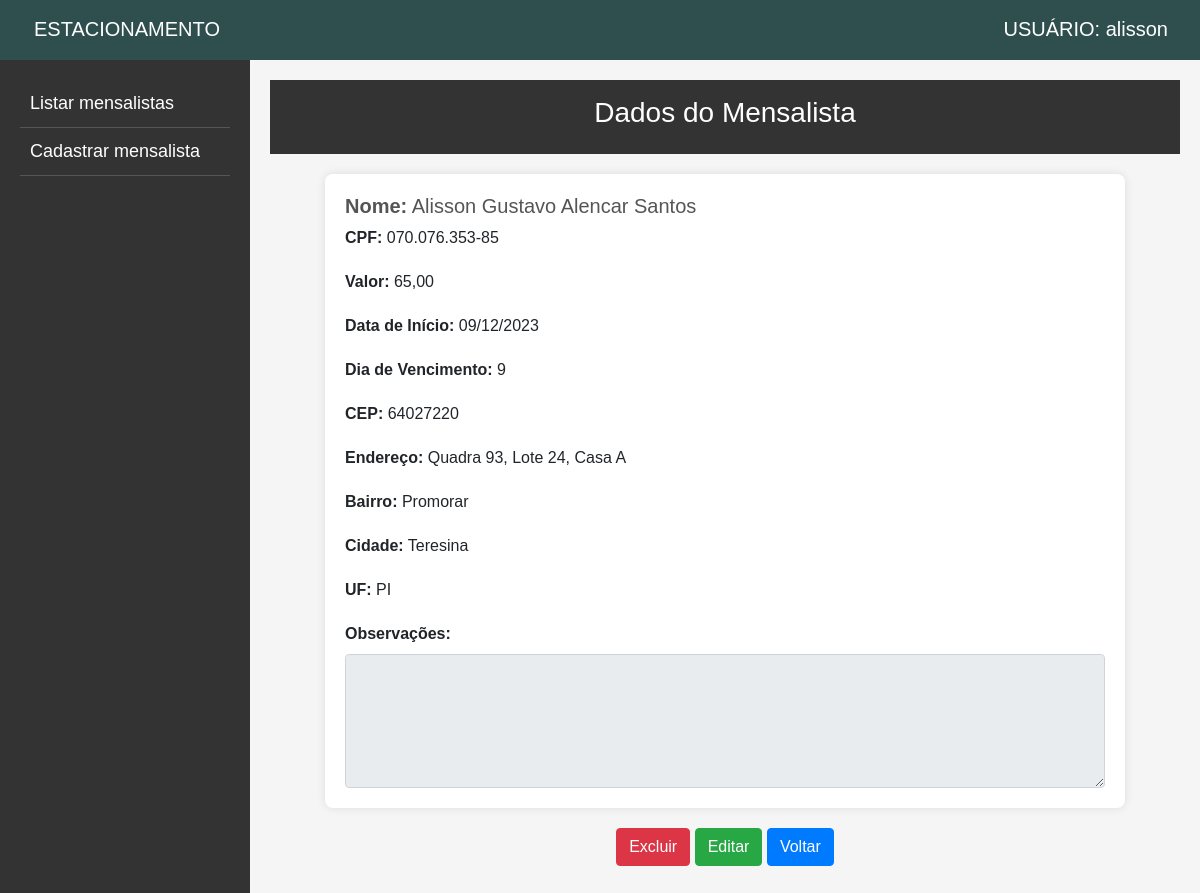
Screenshot of /mensalista/24 (signed in) with the database file from the repository.
### app_estacionamento/models.py (models this page shows, shortened)
class Mensalista(models.Model):
    id = models.AutoField(primary_key=True)
    nome = models.CharField('Nome *', max_length=50)
    cpf = models.CharField('CPF *', max_length=14)
    valor = models.DecimalField('Valor *', max_digits=8, decimal_places=2)
    data_inicial = models.DateField('Data de início *')
    dia_vencimento = models.IntegerField('Dia de vencimento *')
    cep = models.CharField('CEP', max_length=9, blank=True)
    endereco = models.CharField('Endereço', max_length=255)
    bairro = models.CharField('Bairro', max_length=255)
    cidade = models.CharField('Cidade', max_length=255)
    uf = models.CharField('UF', max_length=2)
    obs = models.TextField('Observações', max_length=500, blank=True)

### app_estacionamento/views.py (the view)
# urls.py: path('mensalista/<int:pk>', views.mensalista, name='mensalista'),
def mensalista(request, pk):
    men = get_object_or_404(Mensalista, id=pk)
    conteudo = {"mensalista": men}
    return render(request, "mensalista.html", conteudo)

### app_estacionamento/templates/mensalista.html (shortened to what this page needs)
{% extends 'base.html' %}
{% block inicio %}
<header>
    <h3>Dados do Mensalista</h3>
</header>
<main>
    <div class="info">
        <div>
            <h5><strong>Nome:</strong> {{mensalista.nome|title}}</h5>
            <p><strong>CPF:</strong> {{mensalista.cpf}}</p>
            <p><strong>Valor:</strong> {{mensalista.valor}}</p>
            <p><strong>Data de Início:</strong> {{mensalista.data_inicial|date:"d/m/Y" }}</p>
            <p><strong>Dia de Vencimento:</strong> {{mensalista.dia_vencimento}}</p>
        </div>
        <div>
            <p><strong>CEP:</strong> {{mensalista.cep}}</p>
            <p><strong>Endereço:</strong> {{mensalista.endereco|title}}</p>
            <p><strong>Bairro:</strong> {{mensalista.bairro|title}}</p>
            <p><strong>Cidade:</strong> {{mensalista.cidade|title}}</p>
            <p><strong>UF:</strong> {{mensalista.uf|upper}}</p>
            <label for="id_obs"><strong>Observações:</strong></label>
            <textarea class="form-control" name="obs" id="id_obs" cols="30" rows="5" disabled>{{mensalista.obs|capfirst}}</textarea>
        </div>
    </div>
</main>
<center>
    <a href="{% url 'excluir' mensalista.id %}" class="btn btn-danger"
        onclick="return confirm('Deseja excluir PERMANENTEMENTE o(a) mensalista {{mensalista.nome|title}}?')">Excluir</a>
    <a href="{% url 'atualizar_mensalista' mensalista.id %}" class="btn btn-success">Editar</a>
    <a href="{% url 'index' %}" class="btn btn-primary">Voltar</a>
</center>
{% endblock %}

### app_estacionamento/templates/base.html (shortened to what this page needs)
{% load bootstrap4 %}
<!DOCTYPE html>
<html lang="pt-br">
<head>
    {% bootstrap_css %}
</head>
<body>
    <nav id="nav" class="navbar">
        <span class="navbar-brand mb-0 h1" style="margin-left: 18px;">ESTACIONAMENTO</span>
        <span class="navbar-brand mb-0 h1" style="margin-left: 18px;">USUÁRIO: {{ user }}</span>
    </nav>
    <div id="div_container">
        <div id="sidebar">
            <a href="{% url 'index' %}">Listar mensalistas</a>
            <a href="{% url 'cadastrar_mensalista' %}">Cadastrar mensalista</a>
        </div>
        <div id="content">
            {% block inicio %}
            {% endblock %}
        </div>
    </div>
</body>
</html>

### app_estacionamento/templates/base.html (style rules this page uses)
#div_container { display: flex; height: 120vh; }
#sidebar { width: 250px; background: #333; color: white; padding: 20px; height: 100%; }
#sidebar a { text-decoration: none; font-size: 18px; color: #fff; display: block; padding: 10px; border-bottom: 1px solid #555; transition: background 0.3s; }
#content { flex-grow: 1; padding: 20px; }
#nav { background-color: darkslategray; color: white; height: 60px; padding-bottom: 10px; }

### app_estacionamento/templates/mensalista.html (style rules this page uses)
body { font-family: 'Arial', sans-serif; margin: 0; padding: 0; background-color: #f5f5f5; }
header { background-color: #333; color: #fff; text-align: center; padding: 1em; }
main { max-width: 800px; margin: 20px auto; background-color: #fff; padding: 20px; border-radius: 8px; box-shadow: 0 0 10px rgba(0, 0, 0, 0.1); }
h5 { color: #555; margin-bottom: 8px; }
p { margin-bottom: 20px; }

### rows the page displays
Mensalista: nome "Alisson Gustavo Alencar Santos", cpf "070.076.353-85", valor "65,00", data_inicial "09/12/2023", dia_vencimento "9", cep "64027220", endereco "Quadra 93, Lote 24, Casa A", bairro "Promorar", cidade "Teresina", uf "PI"

### other values shown
{{ user }} "alisson"
